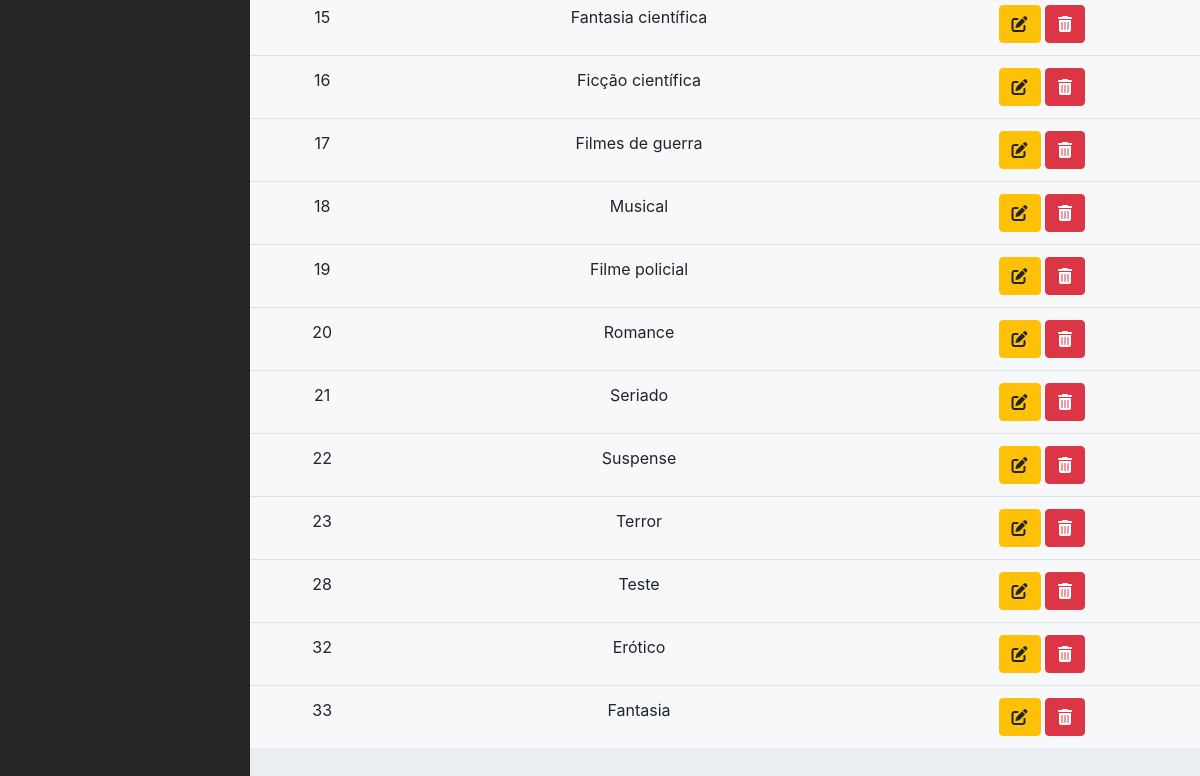
Before: /admin/genero.php (signed in, lower part) with the older database file.
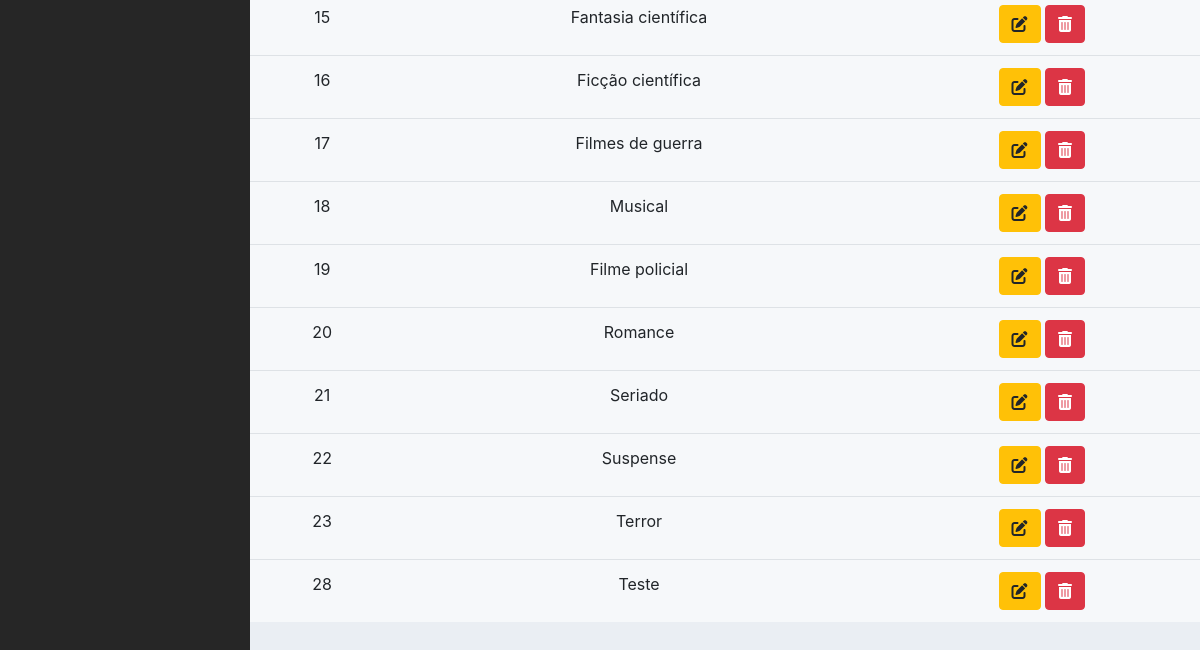
After: the same page with the newer database file.
### tables this page shows
CREATE TABLE `genero` (
  `id` int NOT NULL AUTO_INCREMENT,
  `nome` varchar(100) NOT NULL,
  PRIMARY KEY (`id`)
);

### admin/classes/Conexao.php (called while the page is built, shortened)
<?php
class Conexao
{
	private $host;
	private $user;
	private $password;
	public function __construct() {
		$this->host = 'mysql:host=localhost;dbname=pipoca_doce';
		$this->user = 'root';
		$this->password = 'root';
	}
	public function conectar() {
		try {
			$conn = new PDO(
				$this->host,
				$this->user,
				$this->password,
				array(
					PDO::ATTR_ERRMODE => PDO::ERRMODE_EXCEPTION,
					PDO::MYSQL_ATTR_INIT_COMMAND => "SET NAMES utf8"
				)
			);
			return $conn;
		} catch (PDOException $e) {
			echo 'Erro na conexao. Erro reportado: ' . $e->getMessage();
			exit;
		}
	}
}

### admin/classes/GeneroDAO.php (called while the page is built, shortened)
<?php
require_once 'Model.php';
class GeneroDAO extends Model
{
	public function __construct()
	{
		$this->tabela = 'genero';
		$this->class = 'Genero';
	}
	public function listar($pesquisa = '')
	{
		if ($pesquisa != '') {
            $sql = "SELECT * FROM {$this->tabela}
                    WHERE nome like '%{$pesquisa}%'
                        OR nome like '%{$pesquisa}%'";
		} else {
			$sql = "SELECT * FROM {$this->tabela}";
		}
		$stmt = $this->db->prepare($sql);
		$stmt->setFetchMode(PDO::FETCH_CLASS, $this->class);
		$stmt->execute();
		return $stmt->fetchAll();
	}
}

### admin/classes/Model.php (called while the page is built, shortened)
<?php
require 'Conexao.php';
class Model
{
	public function __construct()
	{
		$conexao = new Conexao();
		$this->db = $conexao->conectar();
	}
}

### admin/classes/Genero.php (called while the page is built, shortened)
<?php
class Genero
{
	private $id;
	private $nome;
    public function getId()
    {
        return $this->id;
    }
    public function getNome()
    {
        return $this->nome;
    }
}

### admin/genero.php (the view, shortened to what this page needs)
<?php include './layout/header.php';?>
<?php include './layout/menu.php';?>
<?php
require 'classes/Genero.php';
require 'classes/GeneroDAO.php';
$generoDAO = new GeneroDAO();
$generos = $generoDAO->listar();
if(isset($_GET['pesquisa']) && $_GET['pesquisa'] != '') {
	$generos = $generoDAO->listar($_GET['pesquisa']);
} else {
	$generos = $generoDAO->listar();
}
?>
<div class="row">
	<table class="table table-hover ttable-responsive-lg">
		<tbody>
			<?php foreach ($generos as $genero) { ?>
			<tr>
				<td><?= $genero->getId() ?></td>
				<td><?= $genero->getNome() ?></td>
				<td>
					<a href="form_genero.php?id=<?= $genero->getId() ?>" class="btn btn-warning">
						<i class="fas fa-edit"></i>
					</a>
					<a href="controle_genero.php?acao=deletar&id=<?= $genero->getId() ?>" class="btn btn-danger" onclick="return confirm('Deseja realmente exluir o gênero?')">
						<i class="fas fa-trash-alt"></i>
					</a>
				</td>
			</tr>
			<?php } ?>
		</tbody>
	</table>
</div>
<?php include './layout/footer.php';?>

Changed rows visible on the page:
removed genero: id "32", nome "Erótico"
removed genero: id "33", nome "Fantasia"
